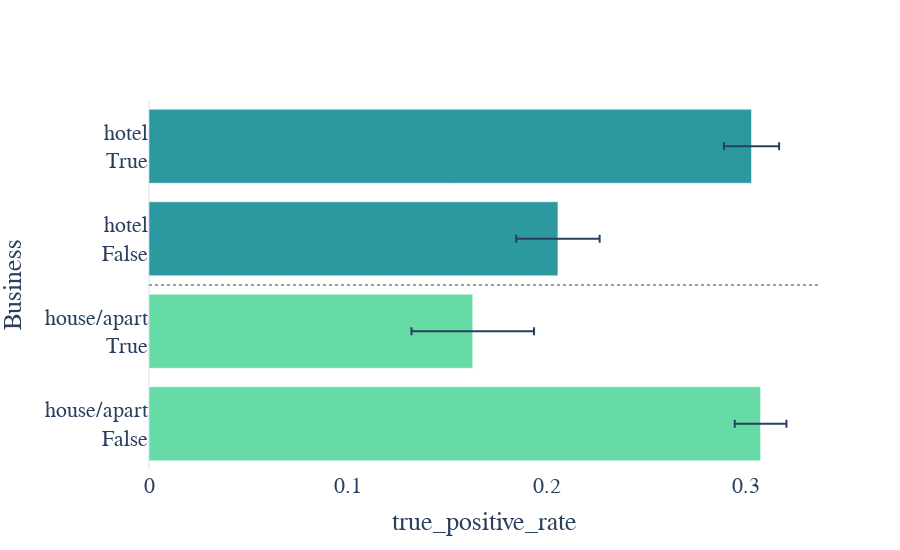

Source (notebook cell):
### Code cell
fig = plot_fairness_mistreatment(metrics, input_metrics, title="")

fig.update_layout(shapes=[
  dict(
    type= 'line',
    line=dict(
        width=1,
        dash="dot",
    ),        
    xref='paper', x0= 0, x1= 1,
    yref='y',     y0= 1.5, y1= 1.5
  )
])

# Set custom x-axis labels
fig.update_xaxes(nticks=4)

fig.update_layout(yaxis={'categoryorder':'array', 'categoryarray':['house/apart<br>False', 'house/apart<br>True', 'hotel<br>False', 'hotel<br>True']})
fig.update_layout(xaxis_showgrid=False, yaxis_showgrid=False, yaxis_title="Business")
fig.update_layout(font={'family': 'Courier New, monospace', 'size': 22}, height=550)


fig.show()
#fig.write_image("output/tmp/metrics/paper/recsys_fairnes_{}.eps".format("business"))    
#fig.show(renderer="svg")

### Figure 1 — Plotly figure (JSON) as saved in the notebook; plotly's stock layout.template omitted (floating-point values rounded to 4 significant figures)
{"data": [{"error_x": {"array": [0.02096, 0.01388, 0.01301, 0.03081], "type": "data"}, "marker": {"color": ["rgb(44, 152, 160)", "rgb(44, 152, 160)", "rgb(103, 219, 165)", "rgb(103, 219, 165)"]}, "orientation": "h", "type": "bar", "x": [0.2056, 0.3029, 0.3075, 0.1628], "y": ["hotel<br>False", "hotel<br>True", "house/apart<br>False", "house/apart<br>True"]}], "layout": {"font": {"family": "Courier New, monospace", "size": 22}, "height": 550, "legend": {"orientation": "h", "y": -0.2}, "shapes": [{"line": {"dash": "dot", "width": 1}, "type": "line", "x0": 0, "x1": 1, "xref": "paper", "y0": 1.5, "y1": 1.5, "yref": "y"}], "title": {"text": ""}, "xaxis": {"nticks": 4, "showgrid": false, "title": {"text": "true_positive_rate"}}, "yaxis": {"categoryarray": ["house/apart<br>False", "house/apart<br>True", "hotel<br>False", "hotel<br>True"], "categoryorder": "array", "showgrid": false, "title": {"text": "Business"}}}}
